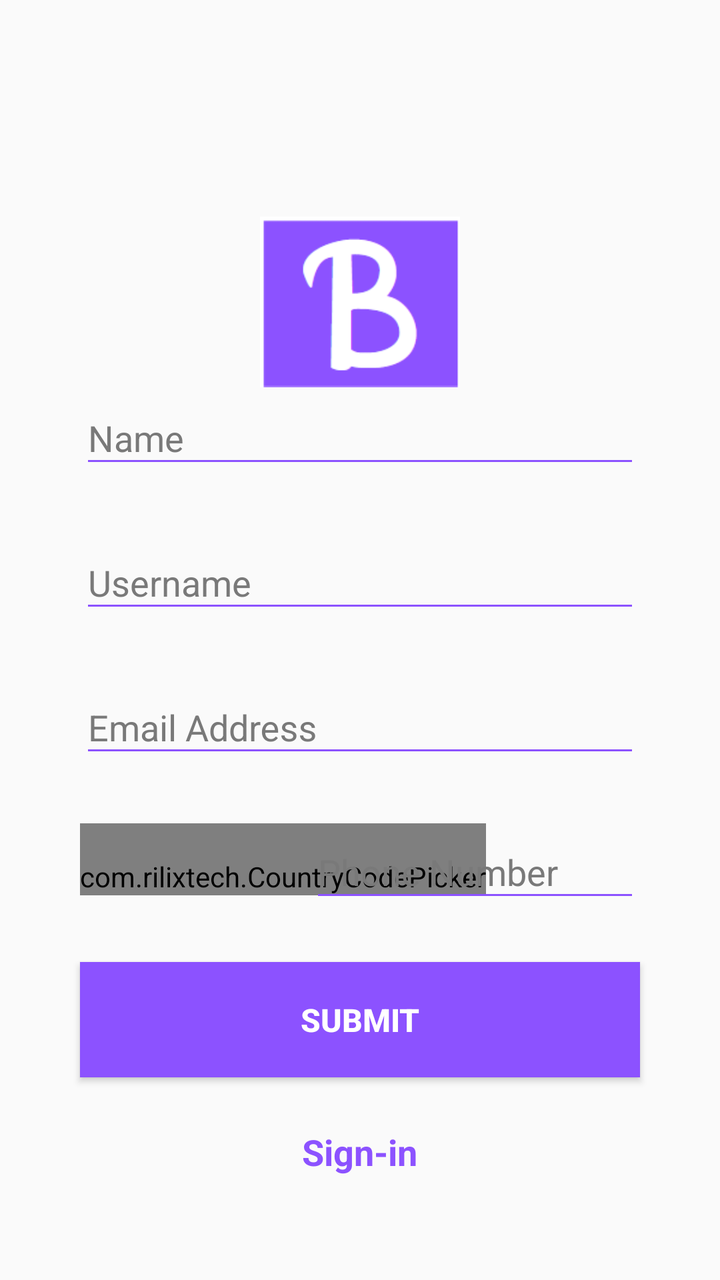
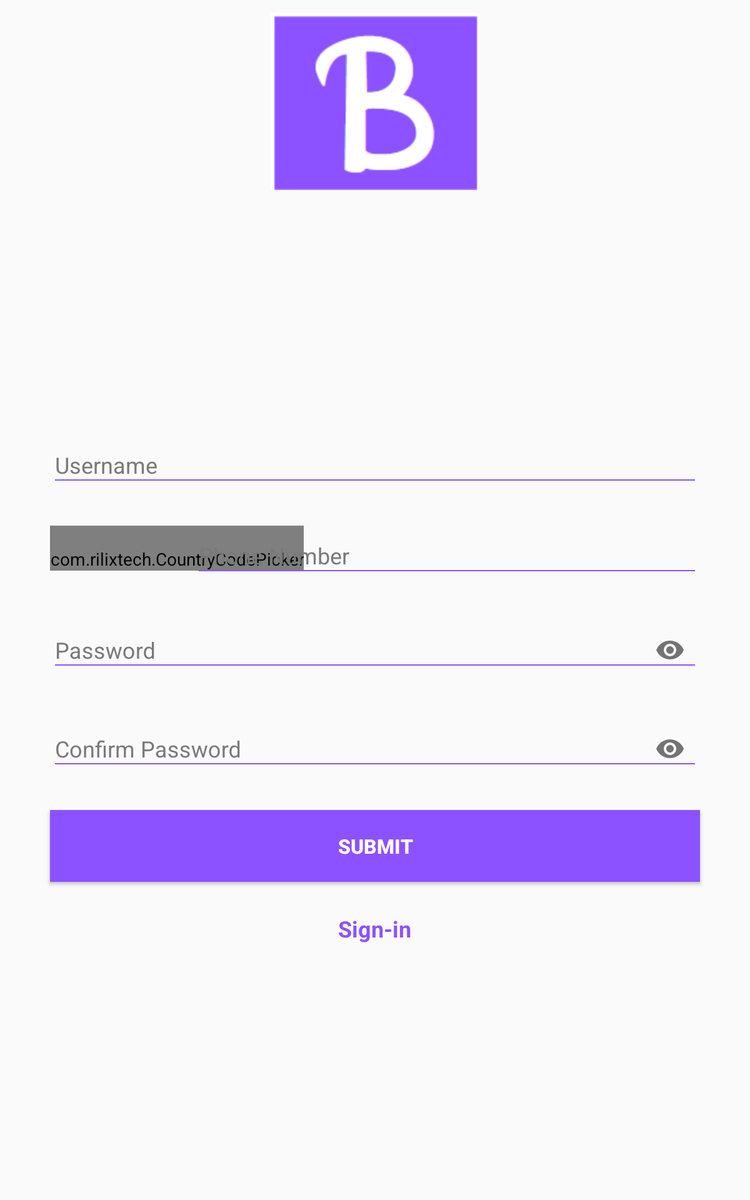

The same Android screen from two of the app's own layout files: first res/layout/ as a phone draws it, then the author's variant for another configuration, drawn on a device whose configuration selects that folder. Both files follow.
<!-- AndroidManifest.xml: activity theme AppTheme.NoActionBar -->
<!-- res/layout/activity_signup.xml -->
<?xml version="1.0" encoding="utf-8"?>
<androidx.constraintlayout.widget.ConstraintLayout xmlns:android="http://schemas.android.com/apk/res/android"
    xmlns:app="http://schemas.android.com/apk/res-auto"
    xmlns:tools="http://schemas.android.com/tools"
    android:layout_width="match_parent"
    android:layout_height="match_parent"
    tools:context=".MainActivity">

    <ImageView
        android:id="@string/logo"
        android:layout_width="100dp"
        android:layout_height="wrap_content"
        android:layout_marginTop="80dp"
        android:contentDescription="@string/logo"
        android:src="@drawable/logo_blab"
        app:layout_constraintHorizontal_bias="0.5"
        app:layout_constraintLeft_toLeftOf="parent"
        app:layout_constraintRight_toRightOf="parent"
        app:layout_constraintTop_toTopOf="parent" />

    <LinearLayout
        android:layout_width="match_parent"
        android:layout_height="match_parent"
        android:layout_marginTop="140dp"
        android:gravity="center"
        android:orientation="vertical"
        tools:layout_editor_absoluteX="47dp"
        tools:layout_editor_absoluteY="0dp">

        <com.google.android.material.textfield.TextInputLayout
            android:layout_width="match_parent"
            android:layout_height="wrap_content"
            android:layout_marginStart="30dp"
            android:layout_marginEnd="30dp"
            android:maxLines="1"
            android:autofillHints="Name"
            android:hint="@string/name"
            android:padding="10dp"
            android:textColor="#292929"
            android:textColorHint="#797979"
            android:inputType="text">

            <com.google.android.material.textfield.TextInputEditText
                android:id="@+id/nameField"
                android:layout_width="match_parent"
                android:layout_height="wrap_content"
                android:cursorVisible="true"
                android:theme="@style/EditTextTheme"
                android:textCursorDrawable="@color/colorPrimary" />

        </com.google.android.material.textfield.TextInputLayout>

        <com.google.android.material.textfield.TextInputLayout
            android:layout_width="match_parent"
            android:layout_height="wrap_content"
            android:layout_marginStart="30dp"
            android:layout_marginEnd="30dp"
            android:maxLines="1"
            android:autofillHints="Username"
            android:hint="@string/username"
            android:padding="10dp"
            android:textColor="#292929"
            android:textColorHint="#797979"
            android:inputType="text">

            <com.google.android.material.textfield.TextInputEditText
                android:id="@+id/usernameField"
                android:layout_width="match_parent"
                android:layout_height="wrap_content"
                android:cursorVisible="true"
                android:theme="@style/EditTextTheme"
                android:textCursorDrawable="@color/colorPrimary" />

        </com.google.android.material.textfield.TextInputLayout>

        <com.google.android.material.textfield.TextInputLayout
            android:layout_width="match_parent"
            android:layout_height="wrap_content"
            android:layout_marginStart="30dp"
            android:layout_marginEnd="30dp"
            android:maxLines="1"
            android:autofillHints="Email"
            android:hint="@string/email"
            android:padding="10dp"
            android:textColor="#292929"
            android:textColorHint="#797979"
            android:inputType="textEmailAddress">

            <com.google.android.material.textfield.TextInputEditText
                android:id="@+id/emailField"
                android:layout_width="match_parent"
                android:layout_height="wrap_content"
                android:cursorVisible="true"
                android:theme="@style/EditTextTheme"
                android:textCursorDrawable="@color/colorPrimary" />

        </com.google.android.material.textfield.TextInputLayout>

        <RelativeLayout
            android:layout_width="wrap_content"
            android:layout_height="wrap_content" >

        <com.rilixtech.CountryCodePicker
            android:id="@+id/ccp"
            android:layout_width="wrap_content"
            android:layout_height="wrap_content"
            android:paddingTop="17dp"
            app:ccp_textSize="15sp"
            android:layout_alignParentStart="true"
            android:layout_centerInParent="true"
            android:layout_marginStart="40dp" />


        <com.google.android.material.textfield.TextInputLayout
            android:layout_width="match_parent"
            android:layout_height="wrap_content"
            android:layout_alignParentStart="true"
            android:layout_centerHorizontal="true"
            android:layout_marginStart="145dp"
            android:layout_marginEnd="30dp"
            android:autofillHints="Phone number"
            android:inputType="number"
            android:padding="10dp"
            android:textColor="#292929"
            android:textColorHint="#797979">

            <com.google.android.material.textfield.TextInputEditText
                android:id="@+id/numberField"
                android:layout_width="match_parent"
                android:layout_height="wrap_content"
                android:inputType="phone"
                android:cursorVisible="true"
                android:ellipsize="end"
                android:hint="@string/number"
                android:textColorHighlight="#8c52FF"
                android:textColorLink="#8c52FF"
                android:textCursorDrawable="@color/colorPrimary"
                android:theme="@style/EditTextTheme" />

        </com.google.android.material.textfield.TextInputLayout>

        </RelativeLayout>


        <Button
            android:id="@+id/submitButton"
            android:layout_width="match_parent"
            android:layout_height="wrap_content"
            android:layout_marginStart="40dp"
            android:layout_marginTop="15dp"
            android:layout_marginEnd="40dp"
            android:background="#8C52FF"
            android:lineSpacingExtra="8sp"
            android:padding="18dp"
            android:text="@string/submitButton"
            android:textColor="#FFFFFF"
            android:textSize="16sp"
            android:textStyle="bold" />


            <TextView
                android:layout_width="wrap_content"
                android:layout_height="wrap_content"
                android:layout_alignParentStart="true"
                android:layout_centerInParent="true"
                android:layout_marginTop="10dp"
                android:onClick="OpenSignupPage"
                android:padding="15dp"
                android:text="@string/sign_in"
                android:layout_gravity="center"
                android:textColor="#8C52FF"
                android:textSize="18sp"
                android:textStyle="bold" />


    </LinearLayout>

</androidx.constraintlayout.widget.ConstraintLayout>
<!-- resources referenced by this layout -->
<resources>
  <color name="colorPrimary">#8c52ff</color>
  <!-- drawable logo_blab: png bitmap (drawable, 2633 bytes) -->
  <string name="email">Email Address</string>
  <string name="logo">Logo</string>
  <string name="name">Name</string>
  <string name="number">Phone Number</string>
  <string name="sign_in">Sign-in</string>
  <string name="submitButton">Submit</string>
  <string name="username">Username</string>
  <style name="EditTextTheme" parent="Theme.AppCompat.Light.DarkActionBar">
          <item name="colorControlNormal">@color/editPrimary</item>
          <item name="colorControlActivated">@color/editPrimary</item>
          <item name="colorControlHighlight">@color/editPrimary</item>
          <item name="android:textColorHint">@color/editPrimary</item>
      </style>
  <style name="AppTheme.NoActionBar">
          <item name="android:actionBarStyle">@style/MyActionBar</item>
          <item name="windowActionBar">false</item>
          <item name="windowNoTitle">true</item>
      </style>
  <color name="editPrimary">#8C52FF</color>
  <style name="MyActionBar" parent="@android:style/Widget.Holo.Light.ActionBar">
          <item name="android:background">@color/colorWork</item>
      </style>
  <color name="colorWork">#ffffff</color>
</resources>
<!-- res/layout-sw600dp/activity_signup.xml (the author's variant of the layout above) -->
<!-- drawn on a 7-inch tablet held upright -->
<?xml version="1.0" encoding="utf-8"?>
<ScrollView xmlns:android="http://schemas.android.com/apk/res/android"
    xmlns:app="http://schemas.android.com/apk/res-auto"
    xmlns:tools="http://schemas.android.com/tools"
    android:layout_width="match_parent"
    android:layout_height="match_parent"
    android:fillViewport="true">

    <android.widget.RelativeLayout
        android:layout_width="match_parent"
        android:layout_height="match_parent"
        android:isScrollContainer="true">

        <ImageView
            android:id="@string/logo"
            android:layout_width="wrap_content"
            android:layout_height="wrap_content"
            android:layout_marginTop="10dp"
            android:contentDescription="@string/logo"
            android:layout_centerHorizontal="true"
            android:src="@drawable/logo_blab" />

    <LinearLayout
        android:layout_width="match_parent"
        android:layout_height="match_parent"
        android:layout_marginTop="140dp"
        android:gravity="center"
        android:orientation="vertical"
        tools:layout_editor_absoluteX="47dp"
        tools:layout_editor_absoluteY="0dp">

        <com.google.android.material.textfield.TextInputLayout
            android:layout_width="match_parent"
            android:layout_height="wrap_content"
            android:layout_marginStart="30dp"
            android:layout_marginEnd="30dp"
            android:autofillHints="Username"
            android:hint="@string/username"
            android:padding="10dp"
            android:textColor="#292929"
            android:textColorHint="#797979"
            android:inputType="text">

            <com.google.android.material.textfield.TextInputEditText
                android:id="@+id/usernameField"
                android:layout_width="match_parent"
                android:layout_height="wrap_content"
                android:cursorVisible="true"
                android:theme="@style/EditTextTheme"
                android:textCursorDrawable="@color/colorPrimary" />

        </com.google.android.material.textfield.TextInputLayout>

        <RelativeLayout
            android:layout_width="wrap_content"
            android:layout_height="wrap_content" >

        <com.rilixtech.CountryCodePicker
            android:id="@+id/ccp"
            android:layout_width="wrap_content"
            android:layout_height="wrap_content"
            android:paddingTop="17dp"
            app:ccp_textSize="15sp"
            android:layout_alignParentStart="true"
            android:layout_centerInParent="true"
            android:layout_marginStart="40dp" />


        <com.google.android.material.textfield.TextInputLayout
            android:layout_width="match_parent"
            android:layout_height="wrap_content"
            android:layout_alignParentStart="true"
            android:layout_centerHorizontal="true"
            android:layout_marginStart="145dp"
            android:layout_marginEnd="30dp"
            android:autofillHints="Phone number"
            android:inputType="number"
            android:padding="10dp"
            android:textColor="#292929"
            android:textColorHint="#797979">

            <com.google.android.material.textfield.TextInputEditText
                android:id="@+id/numberField"
                android:layout_width="match_parent"
                android:layout_height="wrap_content"
                android:cursorVisible="true"
                android:ellipsize="end"
                android:hint="@string/number"
                android:textColorHighlight="#8c52FF"
                android:textColorLink="#8c52FF"
                android:textCursorDrawable="@color/colorPrimary"
                android:theme="@style/EditTextTheme" />

        </com.google.android.material.textfield.TextInputLayout>

        </RelativeLayout>

        <com.google.android.material.textfield.TextInputLayout
            android:layout_width="match_parent"
            android:layout_height="wrap_content"
            android:layout_marginStart="30dp"
            android:layout_marginEnd="30dp"
            android:autofillHints="Password"
            android:hint="@string/password"
            android:padding="10dp"
            android:textColor="#292929"
            android:textColorHint="#797979"
            app:endIconMode="password_toggle">

            <com.google.android.material.textfield.TextInputEditText
                android:layout_width="match_parent"
                android:layout_height="wrap_content"
                android:inputType="textPassword"
                android:theme="@style/EditTextTheme"
                android:textCursorDrawable="@color/colorPrimary" />
        </com.google.android.material.textfield.TextInputLayout>

        <com.google.android.material.textfield.TextInputLayout
            android:layout_width="match_parent"
            android:layout_height="wrap_content"
            android:layout_marginStart="30dp"
            android:layout_marginEnd="30dp"
            android:autofillHints="Password"
            android:hint="@string/confirmPassword"
            android:padding="10dp"
            android:textColor="#292929"
            android:textColorHint="#797979"
            app:endIconMode="password_toggle">

            <com.google.android.material.textfield.TextInputEditText
                android:layout_width="match_parent"
                android:layout_height="wrap_content"
                android:inputType="textPassword"
                android:theme="@style/EditTextTheme"
                android:textCursorDrawable="@color/colorPrimary" />
        </com.google.android.material.textfield.TextInputLayout>


        <Button
            android:id="@+id/submitButton"
            android:layout_width="match_parent"
            android:layout_height="wrap_content"
            android:layout_marginStart="40dp"
            android:layout_marginTop="15dp"
            android:layout_marginEnd="40dp"
            android:background="#8C52FF"
            android:lineSpacingExtra="8sp"
            android:padding="18dp"
            android:text="@string/submitButton"
            android:textColor="#FFFFFF"
            android:textSize="16sp"
            android:textStyle="bold" />


            <TextView
                android:layout_width="wrap_content"
                android:layout_height="wrap_content"
                android:layout_alignParentStart="true"
                android:layout_centerInParent="true"
                android:layout_marginTop="10dp"
                android:onClick="OpenSignupPage"
                android:padding="15dp"
                android:text="@string/sign_in"
                android:layout_gravity="center"
                android:textColor="#8C52FF"
                android:textSize="18sp"
                android:textStyle="bold" />

    </LinearLayout>
    </android.widget.RelativeLayout>

</ScrollView>
<!-- resources referenced by the variant -->
<!-- as a 7-inch tablet held upright resolves them -->
<resources>
  <color name="colorPrimary">#8c52ff</color>
  <!-- drawable logo_blab: png bitmap (drawable, 2633 bytes) -->
  <string name="confirmPassword">Confirm Password</string>
  <string name="logo">Logo</string>
  <string name="number">Phone Number</string>
  <string name="password">Password</string>
  <string name="sign_in">Sign-in</string>
  <string name="submitButton">Submit</string>
  <string name="username">Username</string>
  <style name="EditTextTheme" parent="Theme.AppCompat.Light.DarkActionBar">
          <item name="colorControlNormal">@color/editPrimary</item>
          <item name="colorControlActivated">@color/editPrimary</item>
          <item name="colorControlHighlight">@color/editPrimary</item>
          <item name="android:textColorHint">@color/editPrimary</item>
      </style>
  <style name="AppTheme.NoActionBar">
          <item name="android:actionBarStyle">@style/MyActionBar</item>
          <item name="windowActionBar">false</item>
          <item name="windowNoTitle">true</item>
      </style>
  <color name="editPrimary">#8C52FF</color>
  <style name="MyActionBar" parent="@android:style/Widget.Holo.Light.ActionBar">
          <item name="android:background">@color/colorWork</item>
      </style>
  <color name="colorWork">#ffffff</color>
</resources>
